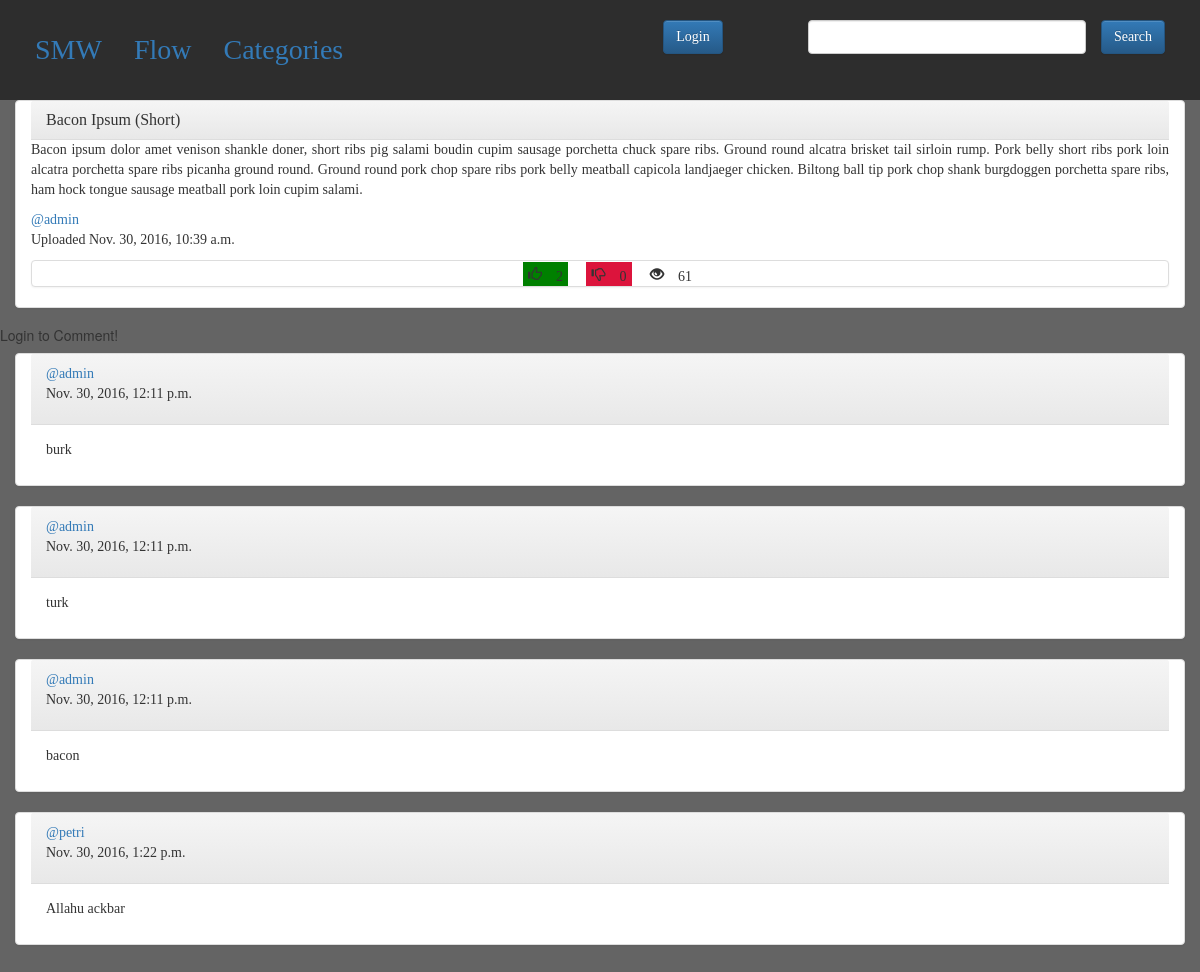
Screenshot of /post/3/ with the database file from the repository.
### smw/models.py (models this page shows, shortened)
class Post(models.Model):
    User = models.ForeignKey(authUser, on_delete=models.CASCADE)
    Category = models.ForeignKey(Category, on_delete=models.CASCADE)
    Title = models.CharField(max_length=200)
    Idea = models.TextField(unique=True)
    Tags = models.CharField(max_length=200, blank=True, null=True)
    Views = models.IntegerField(default=0)
    Wants = models.ManyToManyField(authUser, related_name="Wants")
    Shlts = models.ManyToManyField(authUser, related_name="Shlts")
    Post_Date = models.DateTimeField(default=datetime.now)
    def Want_count(self):
        return self.Wants.all().count()
    def Shlt_count(self):
        return self.Shlts.all().count()

class Comment(models.Model):
    Post = models.ForeignKey(Post, on_delete=models.CASCADE)
    User = models.ForeignKey(authUser, on_delete=models.CASCADE)
    Text = models.TextField()
    Post_Date = models.DateTimeField(default=datetime.now)
    class Meta:
        unique_together = ("User", "Text", "Post")

### smw/views.py (the view)
# urls.py: url(r'^post/(?P<pk>[0-9]+)/$', views.PostDetail.as_view(), name='post'),
class PostDetail(DetailView):
    model = Post

### smw/templates/smw/post_detail.html (shortened to what this page needs)
{% extends 'smw/base.html' %}
{% block body %}
<div class="container panel panel-default">
    <div class="panel-heading">
        <h2 class="panel-title">{{object.Title}}</h2>
    </div>
    <p class="text-justify">{{object.Idea}}</p>
    <a href="{% url 'attest:detail' post.User.pk %}">@{{post.User.username}}</a>
    <p>Uploaded {{object.Post_Date}}</p>
    <div class="panel panel-default text-center">
        <p class="glyphicon glyphicon-thumbs-up"> {{object.Want_count}}</p>
        <p class="glyphicon glyphicon-thumbs-down"> {{object.Shlt_count}}</p>
        <p class="glyphicon glyphicon-eye-open"> {{object.Views}}</p>
    </div>
</div>
{% if request.user.is_authenticated%}
<div class="container">
    <form action="{% url 'smw:want' post.pk %}" method="post">
        {% csrf_token %}
        <button type="submit" name="button" class="btn btn-success">Like</button>
    </form>
    <form action="{% url 'smw:shlt' post.pk %}" method="post">
        {% csrf_token %}
        <button type="submit" name="button" class="btn btn-danger btn-dislike">Dislike</button>
    </form>
</div>
<div class="container">
    <h4>Comment!</h4>
    <form action="{% url 'smw:comment' post.pk %}" method="post">
        {% csrf_token %}
        <input type="text" name="comment" class="form-control">
        <button type="submit" name="button" class="btn btn-primary">Comment</button>
    </form>
    {% else %}
    <h5>Login to Comment!</h5>
    {% endif%}
{% for comment in object.comment_set.all %}
<div class="container panel panel-default">
    <div class="panel-heading">
        <a href="{% url 'attest:detail' comment.User.pk %}">@{{comment.User.username}}</a>
        <p>{{comment.Post_Date}}</p>
    </div>
    <div class="panel-body">
        <p>{{comment.Text}}</p>
</div>
    </div>
        {% endfor %}
{% endblock%}

### smw/templates/smw/base.html (shortened to what this page needs)
<!DOCTYPE html>
<html>
    <head>
        {% load staticfiles %}
        <link rel="stylesheet" href="https://maxcdn.bootstrapcdn.com/bootstrap/3.3.7/css/bootstrap.min.css">
        <link rel="stylesheet" href="https://maxcdn.bootstrapcdn.com/bootstrap/3.3.7/css/bootstrap-theme.min.css">
        <link rel="stylesheet" type="text/css" href="{% static 'smw/style.css' %}"/>
    </head>
    <body>
        <ul class="nav nav-pills">
            <li role="presentation"><a href="{% url 'smw:index' %}">SMW</a></li>
            <li role="presentation"><a href="{% url 'smw:flow' %}">Flow</a></li>
            <li role="presentation"><a href="{% url 'smw:categories' %}">Categories</a></li>
            {% if request.user.is_authenticated %}
            <li><a href="{% url 'smw:create' %}">Create</a></li>
            <li><a href="{% url 'attest:detail' request.user.pk %}">@ME</a></li>
            <li>{% include 'attest/logout_form.html' %}</li>
            {%else%}
            <div class="btn-group col-lg-1 col-lg-offset-3">
                <a class="btn btn-primary" href="{% url 'attest:lgn'%}">Login</a>
            </div>
            {%endif%}
            <form class="col-lg-4 col-md-6 col-sm-8 col-xs-12 pull-right" role="search" method="post" action="{% url 'smw:search' %}">
            <input type="text" name="q" class="form-control">
            <button type="submit" name="button" class="btn btn-primary">Search</button>
            </form>
        </ul>
            {% block body %}
            {% endblock %}
    </body>
</html>

### smw/static/smw/style.css (style rules this page uses)
html { position: relative; min-height: 100%; }
* { padding: 0px; margin: 0px; box-sizing: border-box; font-family: "Lucida Console", serif; font-weight: 100; }
body { background-color: rgb(100, 100, 100); padding-bottom: 120px; }
.nav { background-color: rgb(45, 45, 45); font-size: 2em; padding: 20px; min-width: 540px; }
.glyphicon { margin: 0px 0px 0px 15px; }
.btn { margin: 0px 0px 0px 15px; }
form { display: flex; position: absolute; max-width: 475px; }
.glyphicon-thumbs-up { background-color: green; padding: 5px; }
.glyphicon-thumbs-down { background-color: crimson; padding: 5px; }
.text-justify { text-align: justify; }

### rows the page displays
Post: Title "Bacon Ipsum (Short)", Idea "Bacon ipsum dolor amet venison shankle doner, short ribs pig salami boudin cupim sausage porchetta chuck spare ribs. Ground round alcatra brisket tail sirloin rump. Pork belly short ribs pork loin alcatra porchetta spare ribs picanha ground round. Ground round pork chop spare ribs pork belly meatball capicola landjaeger chicken. Biltong ball tip pork chop shank burgdoggen porchetta spare ribs, ham hock tongue sausage meatball pork loin cupim salami.", User.username "admin", Post_Date "Nov. 30, 2016, 10:39 a.m.", Want_count "2", Shlt_count "0", Views "61"
Comment: User.username "admin", Post_Date "Nov. 30, 2016, 12:11 p.m.", Text "burk"
Comment: User.username "admin", Post_Date "Nov. 30, 2016, 12:11 p.m.", Text "turk"
Comment: User.username "admin", Post_Date "Nov. 30, 2016, 12:11 p.m.", Text "bacon"
Comment: User.username "petri", Post_Date "Nov. 30, 2016, 1:22 p.m.", Text "Allahu ackbar"
